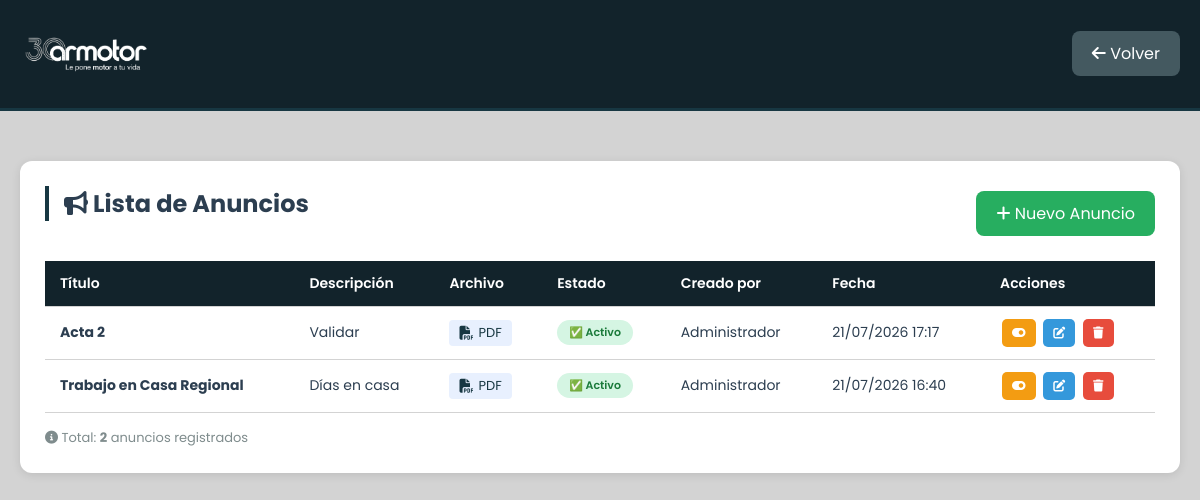
Screenshot of /admin/gestionar_pagina/anuncios/index.php (signed in) with the database file from the repository.
### tables this page shows
CREATE TABLE `anuncios` (
  `id` int NOT NULL AUTO_INCREMENT,
  `titulo` varchar(200) NOT NULL,
  `descripcion` text NOT NULL,
  `archivo` varchar(255) DEFAULT NULL,
  `activo` tinyint(1) DEFAULT '1',
  `creado_por` int DEFAULT NULL,
  `fecha` datetime DEFAULT CURRENT_TIMESTAMP,
  PRIMARY KEY (`id`),
  KEY `creado_por` (`creado_por`),
  CONSTRAINT `anuncios_ibfk_1` FOREIGN KEY (`creado_por`) REFERENCES `usuarios` (`id`) ON DELETE SET NULL
);

CREATE TABLE `usuarios` (
  `id` int NOT NULL AUTO_INCREMENT,
  `nombre_completo` varchar(150) NOT NULL,
  `usuario` varchar(50) NOT NULL,
  `email` varchar(100) DEFAULT NULL,
  `telefono` varchar(20) DEFAULT NULL COMMENT 'Número de celular',
  `perfil_usuario` varchar(100) DEFAULT NULL COMMENT 'Perfil del usuario (Ej: Asesor)',
  `cargo` varchar(100) DEFAULT NULL COMMENT 'Cargo del usuario (Ej: Asesor comercial)',
  `sede` varchar(100) DEFAULT NULL COMMENT 'Sede donde trabaja (Ej: Manizales)',
  `password` varchar(255) NOT NULL,
  `rol_id` int DEFAULT '3' COMMENT '1=admin, 2=supervisor, 3=usuario',
  `activo` tinyint DEFAULT '1',
  `fecha_registro` datetime DEFAULT CURRENT_TIMESTAMP,
  `ultimo_acceso` datetime DEFAULT NULL,
  PRIMARY KEY (`id`),
  UNIQUE KEY `usuario` (`usuario`),
  KEY `rol_id` (`rol_id`),
  CONSTRAINT `usuarios_ibfk_1` FOREIGN KEY (`rol_id`) REFERENCES `roles` (`id`) ON DELETE SET NULL
);

### admin/gestionar_pagina/anuncios/index.php (the view, shortened to what this page needs)
<?php
require_once '../../../includes/auth_check.php';
$sql = "SELECT a.*, u.nombre_completo as creador
        FROM anuncios a
        LEFT JOIN usuarios u ON a.creado_por = u.id
        ORDER BY a.fecha DESC";
$anuncios = $pdo->query($sql)->fetchAll(PDO::FETCH_ASSOC);
$no_anuncios = empty($anuncios);
?>
<!DOCTYPE html>
<html lang="es">
<head>
    <link rel="stylesheet" href="https://cdnjs.cloudflare.com/ajax/libs/font-awesome/6.5.1/css/all.min.css">
</head>
<body>
    <header class="header">
        <div class="container">
            <div class="logo">
                <img src="../../../uploads/logo/30-años-blanco.webp" alt="logo intranet" style="display: flex; width: 130px;">
            </div>
            <a href="../index.php" class="btn-volver">
                <i class="fas fa-arrow-left"></i> Volver
            </a>
        </div>
    </header>
    <div class="container">
        <div class="card">
            <div class="header-actions">
                <h2><i class="fas fa-bullhorn"></i> Lista de Anuncios</h2>
                <a href="crear.php" class="btn-agregar">
                    <i class="fas fa-plus"></i> Nuevo Anuncio
                </a>
            </div>
            <?php if ($no_anuncios): ?>
                <div class="empty-state">
                    <i class="fas fa-bullhorn"></i>
                    <p>No hay anuncios registrados.</p>
                    <p style="font-size: 13px; margin-top: 5px;">Haz clic en <strong>"Nuevo Anuncio"</strong> para crear uno.</p>
                </div>
            <?php else: ?>
                <div class="table-responsive">
                    <table>
                        <thead>
                            <tr>
                                <th>Título</th>
                                <th>Descripción</th>
                                <th>Archivo</th>
                                <th>Estado</th>
                                <th>Creado por</th>
                                <th>Fecha</th>
                                <th>Acciones</th>
                            </tr>
                        </thead>
                        <tbody>
                            <?php foreach ($anuncios as $anuncio): ?>
                                <tr>
                                    <td>
                                        <strong><?php echo htmlspecialchars($anuncio['titulo']); ?></strong>
                                    </td>
                                    <td>
                                        <?php
                                        $desc = htmlspecialchars($anuncio['descripcion']);
                                        echo strlen($desc) > 60 ? substr($desc, 0, 60) . '...' : $desc;
                                        ?>
                                    </td>
                                    <td>
                                        <?php if (!empty($anuncio['archivo'])): ?>
                                            <?php
                                            $extension = strtolower(pathinfo($anuncio['archivo'], PATHINFO_EXTENSION));
                                            $icono = in_array($extension, ['jpg', 'jpeg', 'png', 'gif', 'webp']) ? 'fa-file-image' : 'fa-file-pdf';
                                            $ruta = '../../../uploads/anuncios/' . $anuncio['archivo'];
                                            ?>
                                            <a href="<?php echo $ruta; ?>" target="_blank" class="file-link" title="Ver archivo">
                                                <i class="fas <?php echo $icono; ?>"></i>
                                                <?php echo strtoupper($extension); ?>
                                            </a>
                                        <?php else: ?>
                                            <span class="sin-archivo">
                                                <i class="fas fa-minus-circle"></i> Sin archivo
                                            </span>
                                        <?php endif; ?>
                                    </td>
                                    <td class="td-min">
                                        <span class="badge <?php echo $anuncio['activo'] ? 'badge-activo' : 'badge-inactivo'; ?>">
                                            <?php echo $anuncio['activo'] ? '✅ Activo' : '❌ Inactivo'; ?>
                                        </span>
                                    </td>
                                    <td><?php echo htmlspecialchars($anuncio['creador'] ?? 'Sistema'); ?></td>
                                    <td class="td-min">
                                        <?php echo date('d/m/Y H:i', strtotime($anuncio['fecha'])); ?>
                                    </td>
                                    <td class="td-min">
                                        <a href="?cambiar_estado=<?php echo $anuncio['id']; ?>"
                                           class="btn-accion <?php echo $anuncio['activo'] ? 'btn-estado-activo' : 'btn-estado-inactivo'; ?>"
                                           title="<?php echo $anuncio['activo'] ? 'Desactivar' : 'Activar'; ?>"
                                           onclick="return confirm('¿<?php echo $anuncio['activo'] ? 'Desactivar' : 'Activar'; ?> este anuncio?')">
                                            <i class="fas <?php echo $anuncio['activo'] ? 'fa-toggle-on' : 'fa-toggle-off'; ?>"></i>
                                        </a>
                                        <a href="editar.php?id=<?php echo $anuncio['id']; ?>" class="btn-accion btn-editar" title="Editar">
                                            <i class="fas fa-edit"></i>
                                        </a>
                                        <a href="?eliminar=<?php echo $anuncio['id']; ?>"
                                           class="btn-accion btn-eliminar"
                                           onclick="return confirm('¿Eliminar este anuncio?')"
                                           title="Eliminar">
                                            <i class="fas fa-trash"></i>
                                        </a>
                                    </td>
                                </tr>
                            <?php endforeach; ?>
                        </tbody>
                    </table>
                </div>
                <div style="margin-top: 15px; color: #7f8c8d; font-size: 13px;">
                    <i class="fas fa-info-circle"></i>
                    Total: <strong><?php echo count($anuncios); ?></strong> anuncios registrados
                </div>
            <?php endif; ?>
        </div>
    </div>
</body>
</html>

### admin/gestionar_pagina/anuncios/index.php (style rules this page uses)
* { margin: 0; padding: 0; box-sizing: border-box; }
body { font-family: 'Poppins', sans-serif; background: #d3d3d3; color: #2c3e50; }
.container { max-width: 1200px; margin: 0 auto; padding: 20px; }
.header { background: #12232b; padding: 10px 0; margin-bottom: 30px; border-bottom: 3px solid #173742; }
.header .container { display: flex; justify-content: space-between; align-items: center; }
.btn-volver { background: #445960; color: white; padding: 10px 20px; text-decoration: none; border-radius: 8px; transition: all 0.3s ease; }
.card { background: white; border-radius: 12px; padding: 25px; margin-bottom: 30px; box-shadow: 0 2px 10px rgba(0,0,0,0.1); }
.card h2 { margin-bottom: 20px; border-left: 4px solid #173742; padding-left: 15px; }
.header-actions { display: flex; justify-content: space-between; align-items: center; margin-bottom: 20px; flex-wrap: wrap; gap: 10px; }
.btn-agregar { background: #27ae60; color: white; padding: 10px 20px; text-decoration: none; border-radius: 8px; display: inline-block; transition: all 0.3s ease; }
.table-responsive { overflow-x: auto; }
table { width: 100%; border-collapse: collapse; font-size: 14px; }
th, td { padding: 12px 15px; text-align: left; border-bottom: 1px solid #d3d3d3; }
th { background: #12232b; color: white; font-weight: 600; white-space: nowrap; }
.badge { padding: 4px 12px; border-radius: 20px; font-size: 11px; font-weight: 600; display: inline-block; white-space: nowrap; }
.badge-activo { background: #d5f5e3; color: #1a7a3a; }
.file-link { display: inline-flex; align-items: center; gap: 5px; color: #173742; text-decoration: none; font-size: 13px; padding: 3px 10px; background: #e8f0fe; border-radius: 4px; transition: all 0.3s; }
.file-link i { font-size: 14px; }
.btn-accion { padding: 5px 10px; margin: 0 2px; text-decoration: none; border-radius: 5px; font-size: 12px; display: inline-block; transition: all 0.3s ease; }
.btn-editar { background: #3498db; color: white; }
.btn-eliminar { background: #e74c3c; color: white; }
.btn-estado-activo { background: #f39c12; color: white; }
.td-min { white-space: nowrap; }

### rows the page displays
anuncios: titulo "Acta 2", descripcion "Validar", archivo "PDF", activo "✅ Activo", creado_por.nombre_completo "Administrador", fecha "21/07/2026 17:17"
anuncios: titulo "Trabajo en Casa Regional", descripcion "Días en casa", archivo "PDF", activo "✅ Activo", creado_por.nombre_completo "Administrador", fecha "21/07/2026 16:40"

### other values shown
count($anuncios) "2"
